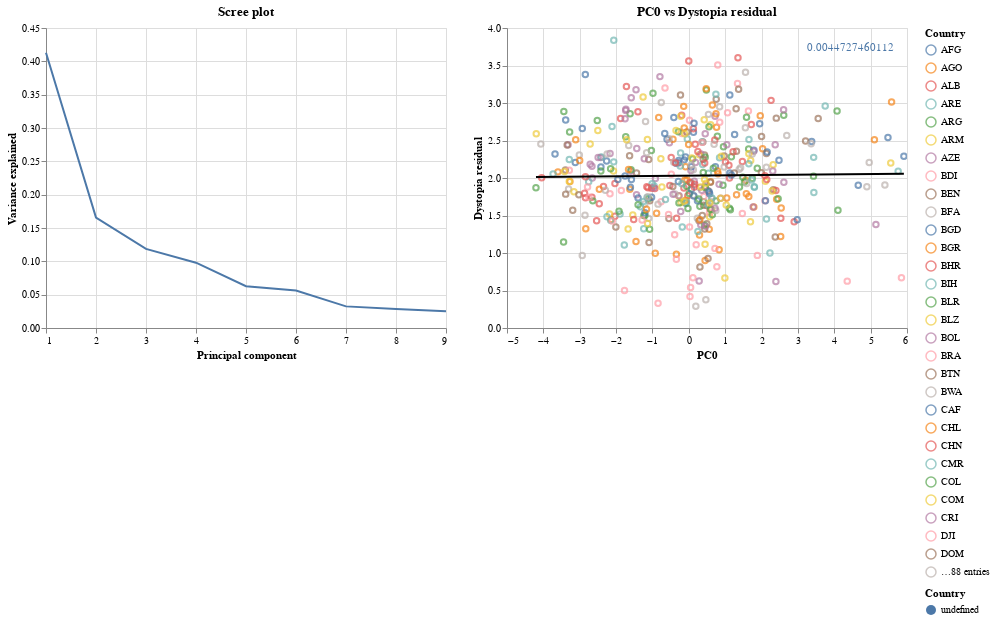

The code cell stored with this chart in its notebook:
### Code cell
urbanization_residual_value.visualize()

### Figure 1 — Vega-Lite specification as saved in the notebook (floating-point values rounded to 4 significant figures; data arrays with more than 128 entries replaced by an {"elided": "..."} marker saying what was removed)
{"config": {"view": {"continuousWidth": 400, "continuousHeight": 300}}, "hconcat": [{"data": {"name": "data-55704d49d0ddc0663ea7f315fe825b4c"}, "mark": "line", "encoding": {"x": {"field": "indices", "title": "Principal component", "type": "quantitative"}, "y": {"field": "var_explained", "title": "Variance explained", "type": "quantitative"}}, "title": "Scree plot"}, {"layer": [{"mark": "point", "encoding": {"color": {"field": "Country", "type": "nominal"}, "tooltip": [{"field": "Country", "type": "nominal"}, {"field": "PC0", "type": "quantitative"}, {"field": "Dystopia residual", "type": "quantitative"}], "x": {"field": "PC0", "type": "quantitative"}, "y": {"field": "Dystopia residual", "type": "quantitative"}}, "selection": {"selector002": {"type": "interval", "bind": "scales", "encodings": ["x", "y"]}}, "title": "PC0 vs Dystopia residual"}, {"mark": {"type": "line", "color": "black"}, "encoding": {"color": {"legend": null}, "tooltip": [{"field": "Country", "type": "nominal"}, {"field": "PC0", "type": "quantitative"}, {"field": "Dystopia residual", "type": "quantitative"}], "x": {"field": "PC0", "type": "quantitative"}, "y": {"field": "Dystopia residual", "type": "quantitative"}}, "title": "PC0 vs Dystopia residual", "transform": [{"on": "PC0", "regression": "Dystopia residual"}]}, {"mark": {"type": "text", "align": "left", "color": "black"}, "encoding": {"color": {"field": "Country", "type": "nominal"}, "text": {"field": "slope", "type": "quantitative"}, "tooltip": [{"field": "slope", "title": "Slope", "type": "quantitative"}, {"field": "intercept", "title": "Intercept", "type": "quantitative"}], "x": {"value": 300}, "y": {"value": 20}}, "title": "PC0 vs Dystopia residual", "transform": [{"on": "PC0", "regression": "Dystopia residual", "params": true}, {"calculate": "datum.coef[0]", "as": "intercept"}, {"calculate": "datum.coef[1]", "as": "slope"}]}], "data": {"name": "data-d728e193ace3876189f996ce70cc7342"}, "resolve": {"scale": {"color": "independent"}}}], "$schema": "https://vega.github.io/schema/vega-lite/v4.17.0.json", "datasets": {"data-55704d49d0ddc0663ea7f315fe825b4c": [{"indices": 1, "var_explained": 0.4128}, {"indices": 2, "var_explained": 0.1656}, {"indices": 3, "var_explained": 0.1186}, {"indices": 4, "var_explained": 0.09799}, {"indices": 5, "var_explained": 0.06266}, {"indices": 6, "var_explained": 0.05617}, {"indices": 7, "var_explained": 0.03244}, {"indices": 8, "var_explained": 0.02867}, {"indices": 9, "var_explained": 0.02504}], "data-d728e193ace3876189f996ce70cc7342": {"elided": "457 records"}}}
